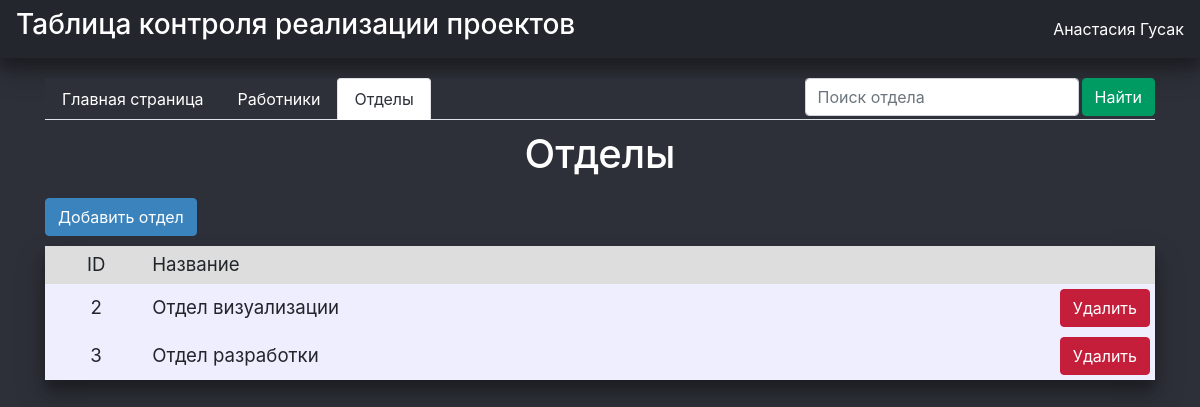
The page /departments (signed in) on the database its author committed.
### users.py (models this page shows, shortened)
class User(SqlAlchemyBase, UserMixin):
    __tablename__ = 'users'
    id = sqlalchemy.Column(sqlalchemy.Integer,
                           primary_key=True, autoincrement=True)
    email = sqlalchemy.Column(sqlalchemy.String, unique=True)
    password = sqlalchemy.Column(sqlalchemy.VARCHAR)
    name = sqlalchemy.Column(sqlalchemy.String)
    surname = sqlalchemy.Column(sqlalchemy.String)
    midname = sqlalchemy.Column(sqlalchemy.String)
    name_lower = sqlalchemy.Column(sqlalchemy.String)
    department = sqlalchemy.Column(sqlalchemy.String)
    phone = sqlalchemy.Column(sqlalchemy.String)
    confirmed = sqlalchemy.Column(sqlalchemy.Boolean, default=False)
    admin = sqlalchemy.Column(sqlalchemy.Boolean, default=False)

### departments.py (models this page shows)
class Department(SqlAlchemyBase, UserMixin):
    __tablename__ = 'departments'
    id = sqlalchemy.Column(sqlalchemy.Integer,
                           primary_key=True, autoincrement=True)
    name = sqlalchemy.Column(sqlalchemy.String, unique=True)
    name_lower = sqlalchemy.Column(sqlalchemy.String)

### main.py (the view, shortened to what this page needs)
@app.route('/departments', methods=['GET', 'POST'])
@check_login
@check_confirmed
def departments():
    if not current_user.admin:
        return abort(403)
    form = Search()
    db_sess = db_session.create_session()
    departs = db_sess.query(Department).all()
    return render_template("departments.html", title='Отделы', form=form,  departments=departs)

### forms.py
class Search(FlaskForm):
    name = StringField()
    submit = SubmitField('Найти')

### data/db_session.py (called while the page is built)
def create_session() -> Session:
    global __factory
    return __factory()

### main.py (called while the page is built)
def check_login(func):
    @wraps(func)
    def decoration_function(*args, **kwargs):
        if not current_user.is_authenticated:
            return redirect('/login')
        return func(*args, **kwargs)
    return decoration_function

def check_confirmed(func):
    @wraps(func)
    def decorated_function(*args, **kwargs):
        if current_user.confirmed is False:
            return redirect('/unconfirmed')
        return func(*args, **kwargs)
    return decorated_function

@login_manager.user_loader
def load_user(user_id):
    db_sess = db_session.create_session()
    return db_sess.query(User).get(user_id)

### templates/departments.html (shortened to what this page needs)
{% extends "base.html" %}
{% block content %}
<ul class="nav nav-tabs" style="margin-top: 20px; position: sticky; top: 0; background-color: #2d3038;">
    <li class="nav-item">
        <a class="nav-link" href="/" style="color: #ffffff;">Главная страница</a>
    </li>
    <li class="nav-item">
        <a class="nav-link" href="/show_users" style="color: #ffffff;">Работники</a>
    </li>
    {% if current_user.admin %}
        <li class="nav-item">
            <a class="nav-link active" href="/departments" style="background-color: #ffffff; color: #2d3038;">Отделы</a>
        </li>
    {% endif %}
    <li class="nav-item ml-auto">
        <form action="" method="post">
            <div class="block" style="float: right; margin-left: 3px;">
            {{ form.submit(type="submit", class="btn btn-success",
                style="background: #009a63; border-color: #009a63;") }}
            </div>
            <div class="block" style="float: right;">
            {{ form.name(class="form-control", type="search", placeholder="Поиск отдела") }}
            </div>
        </form>
    </li>
</ul>
<h1 align="center" style="margin-top: 10px; margin-bottom: 15px; color: #ffffff;">Отделы</h1>
<a href="/add_department" class="btn btn-info" style="margin-top: 5px; margin-bottom: 10px;
background: #3b83bd; border-color: #3b83bd;">
    Добавить отдел</a>
<div class="table_container">
    <table class="my_table" style="box-shadow: 0 14px 28px rgba(0,0,0,0.25), 0 10px 10px rgba(0,0,0,0.22);">
        <tr class="my_row">
            <td class="title" width="10%" style="background-color: #dddddd; text-align:
            center; font-size: 14pt; padding: 5px;">ID</td>
            <td class="title" width="90%" style="background-color: #dddddd;
            font-size: 14pt; padding: 5px;">Название</td>
            <td class="title" width="10%" style="background-color: #dddddd; padding: 5px;"></td>
        </tr>
        {% for depart in departments %}
        <tr>
            <td class="title" style="background-color: #eeeeff; text-align:
            center; font-size: 14pt; padding: 5px;">{{ depart.id }}</td>
            <td class="title" style="background-color: #eeeeff;
            font-size: 14pt; padding: 5px;">{{ depart.name }}</td>
            <td class="title" style="background-color: #eeeeff; padding: 5px;">
                <a href="/del_department/{{ depart.id }}" class="btn btn-danger" style="color: white;
                background: #c41e3a; border-color: #c41e3a;">Удалить</a>
            </td>
        </tr>
        {% endfor %}
    </table>
</div>
{% endblock %}

### templates/base.html (shortened to what this page needs)
<!DOCTYPE html>
<html lang="en">
<head>
    <link rel="stylesheet" href="https://stackpath.bootstrapcdn.com/bootstrap/4.4.1/css/bootstrap.min.css"
>
    <link rel="stylesheet" type="text/css" href="static/css/style.css" />
</head>
  <body style="background-color: #2d3038;">
    <header>
      <nav class="navbar navbar-dark" style="background-color: #24262d; box-shadow: 0 14px 28px rgba(0,0,0,0.25),
       0 10px 10px rgba(0,0,0,0.22);">
          <h3 style="color: #ffffff;">Таблица контроля реализации проектов</h3>
          {% if current_user.is_authenticated %}
          <a href="/profile" style="color: #ffffff;">{{ current_user.name }} {{ current_user.surname }}</a>
          {% else %}
            <p>
                <a class="btn btn-primary" href="/register">Зарегистрироваться</a>
                <a class="btn btn-success" href="/login">Войти</a>
            </p>
          {% endif %}
      </nav>
    </header>
    <main role="main" class="container">
        {% block content %}{% endblock %}
    </main>
  </body>
</html>

### rows shown on the page
User: name "Анастасия", surname "Гусак"
Department: id "2", name "Отдел визуализации"
Department: id "3", name "Отдел разработки"
